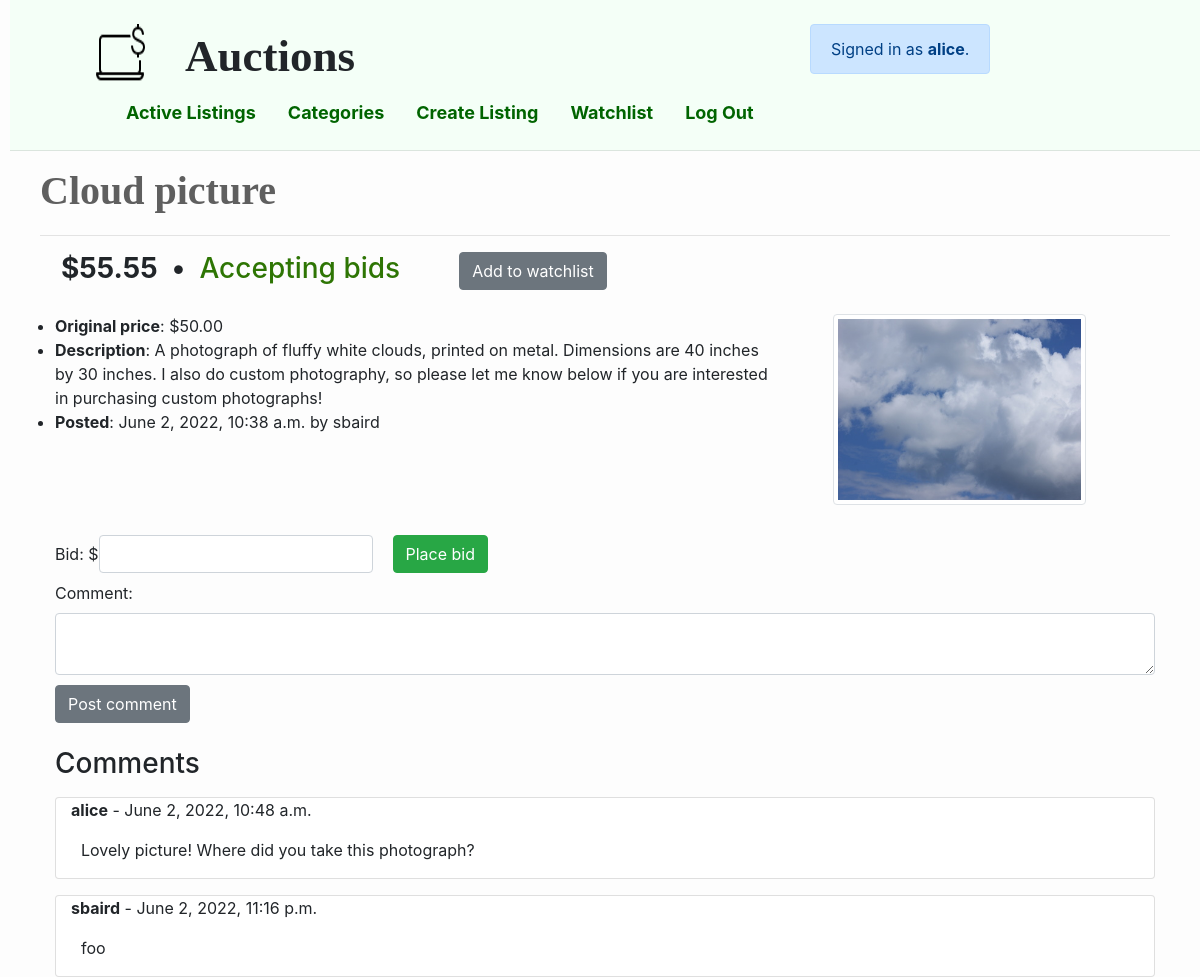
Screenshot of /listing/7 (signed in) with the database file from the repository.
### auctions/models.py (models this page shows, shortened)
class User(AbstractUser):
    watchlist = models.ManyToManyField('Listing', blank=True,
        related_name="watchlisters")
    bids = models.ManyToManyField('Bid', blank=True, related_name="bidders")

class Listing(models.Model):
    title = models.CharField(max_length=80)
    description = models.TextField(max_length=1000)
    start_price = models.DecimalField(max_digits=MAX_PRICE_DIGITS,
        validators=[MaxValueValidator(MAX_PRICE), MinValueValidator(0)],
        decimal_places=2, null=True, verbose_name="Start price (USD):")
    current_bid = models.OneToOneField('Bid', null=True,
        on_delete=models.CASCADE, related_name="top_bid")
    image = models.ImageField(upload_to="images", blank=True, verbose_name="Image (optional)")
    category = models.CharField(
        choices=Category.choices, max_length=50, blank=True, verbose_name="Category (optional)")
    is_active = models.BooleanField(default=True)
    poster = models.ForeignKey(
        User, on_delete=models.CASCADE, related_name="postings", null=True)
    datetime = models.DateTimeField(auto_now_add=True, null=True)
    comments = models.ManyToManyField(
        'Comment', blank=True, related_name="comment_listing")

class Bid(models.Model):
    listing = models.ForeignKey(Listing, on_delete=models.CASCADE, null=True)
    bid = models.DecimalField(max_digits=MAX_PRICE_DIGITS,
        validators=[MaxValueValidator(MAX_PRICE), MinValueValidator(0)],
        decimal_places=2, verbose_name='Bid: $', null=True)
    bidder = models.ForeignKey(User, on_delete=models.CASCADE, null=True)
    datetime = models.DateTimeField(auto_now_add=True, null=True)

class Comment(models.Model):
    listing = models.ForeignKey(
        Listing, on_delete=models.CASCADE, related_name="listing_comments", null=True)
    text = models.TextField(verbose_name="Comment", max_length=500, blank=False, null=True)
    commenter = models.ForeignKey(
        User, on_delete=models.CASCADE, null=True, related_name="comments")
    datetime = models.DateTimeField(auto_now_add=True, null=True)

### auctions/views.py (the view)
# urls.py: path("listing/<int:listing_id>", views.listing_view, name="listing"),
def listing_view(request, listing_id):
    listing = Listing.objects.get(id=listing_id)
    if request.method == "GET":
        return render_listing(request, listing, None)
    else:
        update_watchlist(request, listing)
        message = place_bid(request, listing)
        post_comment(request, listing)
        close_auction(request, listing)
        return render_listing(request, listing, message)

### auctions/forms.py
class BidForm(ModelForm):
    def __init__(self, *args, **kwargs):
        super(BidForm, self).__init__(*args, **kwargs)
        self.label_suffix = ""  # Remove ':' from form label
        add_bootstrap(self)
    class Meta:
        model = Bid
        fields = ['bid']

class CommentForm(ModelForm):
    def __init__(self, *args, **kwargs):
        super(CommentForm, self).__init__(*args, **kwargs)
        add_bootstrap(self)
    class Meta:
        model = Comment
        fields = ['text']
        widgets = {
            'text': Textarea(attrs={'rows': 2, 'cols': 20})
        }

### auctions/forms.py (called while the page is built)
def add_bootstrap(form):
    for visible in form.visible_fields():
        visible.field.widget.attrs['class'] = 'form-control'

### auctions/views.py (called while the page is built)
def render_listing(request, listing, message):
    on_watchlist = False
    if request.user.is_authenticated:
        on_watchlist = listing in request.user.watchlist.all()
    return render(request, "auctions/listing.html", {
            "listing": listing,
            "message": message,
            "on_watchlist": on_watchlist,
            "bid_form": BidForm(),
            "comment_form": CommentForm(),
            "comments": listing.comments.all()
        })

### auctions/templates/auctions/listing.html (shortened to what this page needs)
{% extends "auctions/layout.html" %}
{% block body %}
    <h2>{{ listing.title }}</h2>
    <hr>
    <div id="listing-heading">
      {% if listing.current_bid %}
        <h3><strong>${{ listing.current_bid.bid }}</strong></h3>
      {% else %}
        <h3><strong>${{ listing.start_price }}</strong></h3>
      {% endif %}
      <h3>•</h3>
      <div>
        {% if listing.is_active %}
        <h3 id="auction-active-text">Accepting bids</h3>
      {% else %}
        <h3 id="auction-closed-text">Auction has closed</h3>
      {% endif %}
      </div>
      {% if user.is_authenticated and listing.is_active %}
      <form method="post">
        {% if on_watchlist %}
          <button type="submit" class="btn btn-secondary" name="watchlist" value="Remove from watchlist">
            Remove from watchlist
          </button>
        {% else %}
          <button type="submit" class="btn btn-secondary" name="watchlist" value="Add to watchlist">
            Add to watchlist
          </button>
        {% endif %}
      {% endif %}
      </form>
    </div>
    <div class="container">
      <div class="row">
        <ul class="col-8">
          <li><b>Original price</b>: ${{ listing.start_price }}</li>
          <li><b>Description</b>: {{ listing.description }}</li>
          <li><b>Posted</b>: {{ listing.datetime }} by {{ listing.poster }}</li>
        </ul>
        <div class="listing-image col-lg-3">
          {% if listing.image %}
            <img src="{{ listing.image.url }}" alt="{{ listing.title }}" class="img-thumbnail">
          {% endif %}
        </div>
      </div>
      {% if user.is_authenticated and listing.is_active %}
        <form method="post">
          <div class="form-inline">
            <div class="form-group mb-2 ml-0">{{ bid_form }}</div>
            <button type="submit" value="Place bid" class="btn btn-success mb-2">
              Place bid
            </button>
          </div>
        </form>
        <form method="post">
          <div class="form-group">
            {{ comment_form }}
            <button type=submit" value="Post comment" class="btn btn-secondary mb-2" id="comment-button">
              Post comment
            </button>
          </div>
        </form>
      {% endif %}
      <h3> Comments </h3>
      {% for comment in comments %}
        <div class="container card mt-3">
          <p><strong>{{ comment.commenter }}</strong> - {{comment.datetime }}</p>
            <p id="comment-text">{{ comment.text }}</p>
        </div>
      {% empty %}
        <p>No comments.</p>
      {% endfor %}
    </div>
{% endblock %}

### auctions/templates/auctions/layout.html (shortened to what this page needs)
{% load static %}
<!DOCTYPE html>
<html lang="en">
  <head>
    <link rel="stylesheet" href="https://stackpath.bootstrapcdn.com/bootstrap/4.4.1/css/bootstrap.min.css">
    <link href="{% static 'auctions/styles.css' %}" rel="stylesheet">
  </head>
  <body>
    <div id="top-bar">
      <br>
      <div class="container">
        <div class="row justify-content-between">
            <div class="col-4 d-flex justify-content-center">
              <img class="logo" src="/static/auctions/logo.png" alt="auctions logo">
              <h1 id="site-name">Auctions</h1>
            </div>
            <div class="col-4 flex justify-content-center">
              {% if user.is_authenticated %}
                <div class="alert alert-primary d-inline-block" role="alert">
                  Signed in as <strong>{{ user.username }}</strong>.
                </div>
              {% else %}
                <div class="alert alert-warning d-inline-block role="alert">
                  Not signed in.
                </div>
              {% endif %}
            </div>
        </div>
      </div>
      <ul class="nav">
        <li class="nav-item">
            <a class="nav-link" href="{% url 'index' %}">Active Listings</a>
        </li>
        <li class="nav-item">
            <a class="nav-link" href="{% url 'categories' %}">Categories</a>
        </li>
        {% if user.is_authenticated %}
          <li>
            <a class="nav-link" href="{% url 'create_listing' %}">Create Listing</a>
          </li>
          <li>
            <a class="nav-link" href="{% url 'watchlist' %}">Watchlist</a>
          </li>
          <li class="nav-item">
            <a class="nav-link" href="{% url 'logout' %}">Log Out</a>
          </li>
        {% endif %}
      </ul>
      <hr>
    </div>
    <div id="main-content">
      {% block body %}
      {% endblock %}
    </div>
  </body>
</html>

### auctions/static/auctions/styles.css (style rules this page uses)
body { padding-left: 10px; background-color: rgb(253, 253, 253); }
#main-content { padding-left: 30px; padding-right: 30px; }
.nav { margin-left: 100px }
.nav-link { font-size: large; font-weight: bold; color: darkgreen; }
#top-bar { background-color: rgb(244, 255, 247); }
a { color: darkgreen; }
h2 { font-family:'Playfair', 'Didot', 'Georgia', serif; font-weight: bold; font-size: 40px; color: rgb(95, 95, 95); margin-bottom: 20px; }
#site-name { font-family:'Playfair', 'Didot', 'Georgia', serif; font-weight: bold; font-size: 45px; padding-top: 5px }
.logo { padding-right: 40px; }
#listing-heading { margin-bottom: 20px; margin-left: 15px; }
#listing-heading * { display: inline-block; vertical-align: top; margin-inline: 3px; }
#auction-active-text { color: rgb(46, 117, 4); }
.listing-image { margin-bottom: 20px; margin-left: 25px; }
.form-inline > * { margin: 10px; }
#comment-button { margin-top: 10px !important; }
#comment-text { margin-left: 10px; }

### rows the page displays
User: username "alice"
Listing: title "Cloud picture", current_bid.bid "55.55", start_price "50.00", description "A photograph of fluffy white clouds, printed on metal. Dimensions are 40 inches by 30 inches. I also do custom photography, so please let me know below if you are interested in purchasing custom photographs!", datetime "June 2, 2022, 10:38 a.m.", poster "sbaird", image (picture)
Comment: commenter "alice", datetime "June 2, 2022, 10:48 a.m.", text "Lovely picture! Where did you take this photograph?"
Comment: commenter "sbaird", datetime "June 2, 2022, 11:16 p.m.", text "foo"
